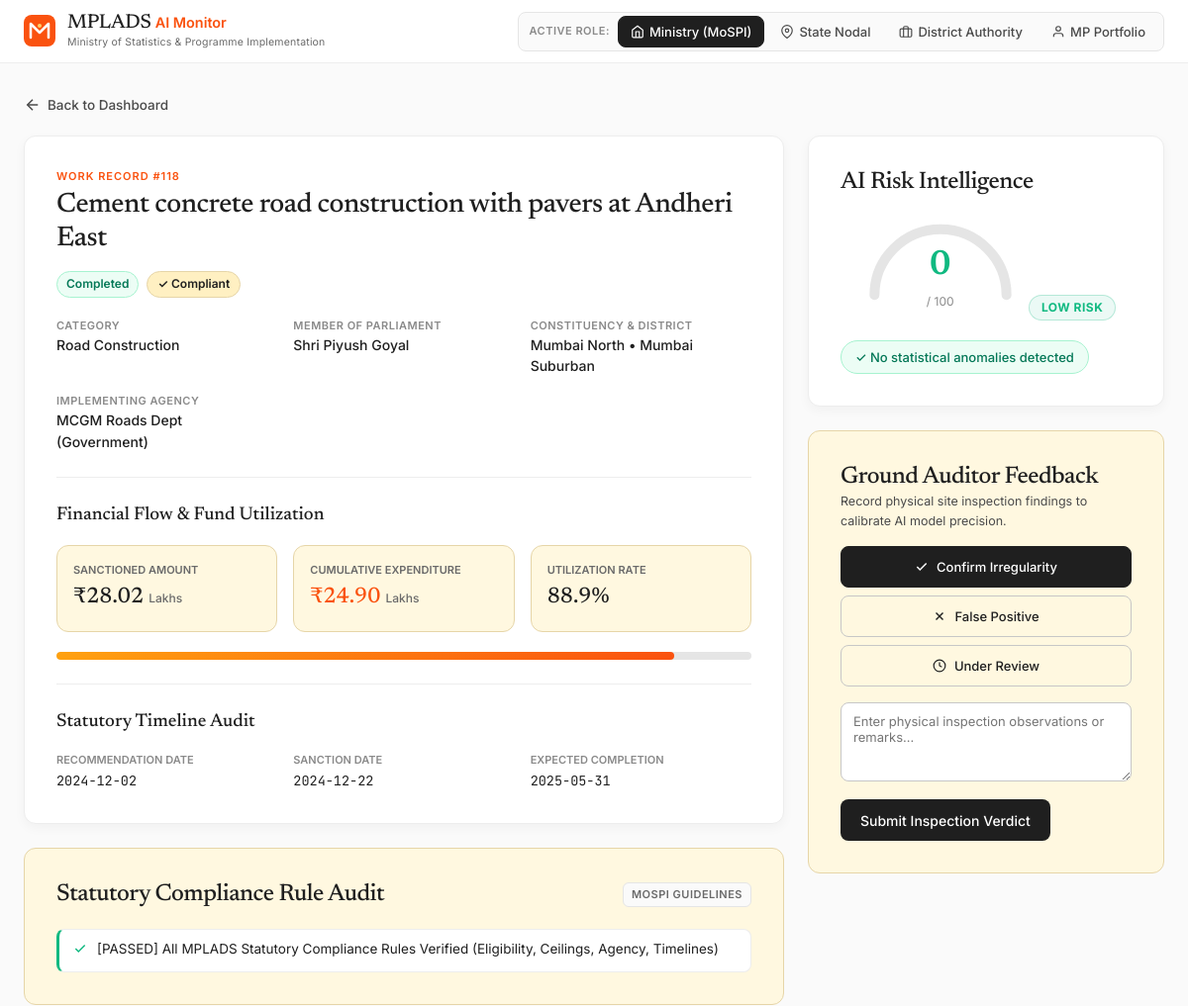
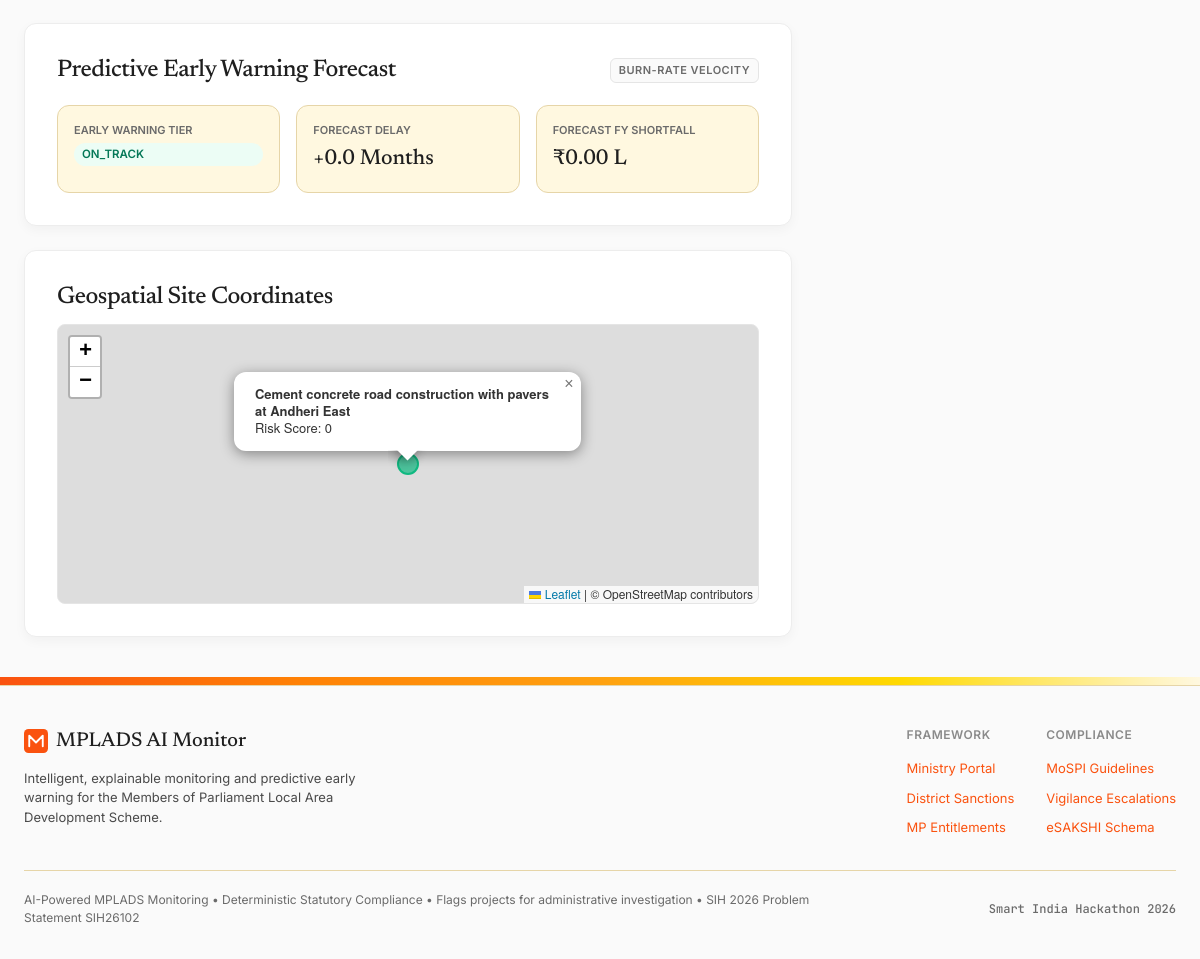
The page /project/118 on the database its author committed (2 pictures, top to bottom).
### tables this page shows
CREATE TABLE projects (
            id INTEGER PRIMARY KEY AUTOINCREMENT,
            project_name TEXT NOT NULL,
            category TEXT NOT NULL,
            mp_name TEXT NOT NULL,
            constituency TEXT NOT NULL,
            district TEXT DEFAULT 'Mumbai Suburban',
            state TEXT DEFAULT 'Maharashtra',
            sanctioned_amount REAL NOT NULL,
            expenditure REAL DEFAULT 0,
            utilization_pct REAL DEFAULT 0,
            status TEXT NOT NULL DEFAULT 'Not Started',
            recommendation_date TEXT,
            sanction_date TEXT,
            start_date TEXT,
            expected_completion TEXT,
            actual_completion TEXT,
            latitude REAL,
            longitude REAL,
            implementing_agency TEXT,
            agency_type TEXT DEFAULT 'Government',
            beneficiary_type TEXT DEFAULT 'Public Community',
            description TEXT,
            risk_score REAL DEFAULT 0,
            risk_reasons TEXT DEFAULT '[]',
            compliance_status TEXT DEFAULT 'PASSED',
            compliance_flags TEXT DEFAULT '[]',
            predicted_delay_months REAL DEFAULT 0.0,
            early_warning_level TEXT DEFAULT 'ON_TRACK',
            projected_shortfall REAL DEFAULT 0.0,
            duplicate_flag TEXT DEFAULT '[]',
            alert_assigned_to TEXT DEFAULT 'DPO',
            alert_status TEXT DEFAULT 'NEW',
            created_at TEXT DEFAULT CURRENT_TIMESTAMP
        );

### app.py (the view)
@app.route('/project/<int:project_id>')
def project_detail(project_id):
    project = get_project(project_id)
    if project is None:
        return render_template('dashboard.html', stats=get_summary_stats(), kpis=get_kpis_and_audit_metrics(), error='Project not found'), 404
    for field in ['risk_reasons', 'compliance_flags', 'duplicate_flag']:
        if isinstance(project.get(field), str):
            try:
                project[field] = json.loads(project[field])
            except Exception:
                project[field] = []
    score = project.get('risk_score', 0)
    if score <= 30:
        project['risk_tier'] = 'Low Risk'
        project['risk_color'] = '#10b981'
    elif score <= 60:
        project['risk_tier'] = 'Medium Risk'
        project['risk_color'] = '#f59e0b'
    else:
        project['risk_tier'] = 'High Risk'
        project['risk_color'] = '#ef4444'
    role = request.args.get('role', 'ministry')
    return render_template('project_detail.html', project=project, current_role=role)

### templates/project_detail.html (shortened to what this page needs)
{% extends "base.html" %}
{% block content %}
<section class="detail-section">
    <a href="/" class="back-link" id="back-link">
        <svg width="18" height="18" viewBox="0 0 24 24" fill="none" stroke="currentColor" stroke-width="2" aria-hidden="true">
            <line x1="19" y1="12" x2="5" y2="12"/>
            <polyline points="12 19 5 12 12 5"/>
        </svg>
        <span>Back to Dashboard</span>
    </a>
    <div class="detail-grid">
        <div class="detail-left">
            <div class="card-base detail-info-panel">
                <div class="detail-header">
                    <div>
                        <span class="micro-eyebrow">Work Record #{{ project.id }}</span>
                        <h1 class="detail-title">{{ project.project_name }}</h1>
                    </div>
                    <div class="detail-status-badges">
                        <span class="status-badge status-{{ project.status|lower|replace(' ', '-') }}">{{ project.status }}</span>
                        {% if project.compliance_status == 'PASSED' %}
                        <span class="badge-cream comp-pass-badge">✓ Compliant</span>
                        {% elif project.compliance_status == 'WARNING' %}
                        <span class="badge-cream comp-warn-badge">⚠ Warning</span>
                        {% else %}
                        <span class="badge-orange comp-fail-badge">✕ Violation</span>
                        {% endif %}
                    </div>
                </div>
                <div class="detail-meta">
                    <div class="meta-item">
                        <span class="meta-label">Category</span>
                        <span class="meta-value">{{ project.category }}</span>
                    </div>
                    <div class="meta-item">
                        <span class="meta-label">Member of Parliament</span>
                        <span class="meta-value">{{ project.mp_name }}</span>
                    </div>
                    <div class="meta-item">
                        <span class="meta-label">Constituency &amp; District</span>
                        <span class="meta-value">{{ project.constituency }} &bull; {{ project.district }}</span>
                    </div>
                    <div class="meta-item">
                        <span class="meta-label">Implementing Agency</span>
                        <span class="meta-value">{{ project.implementing_agency or 'N/A' }} ({{ project.agency_type }})</span>
                    </div>
                </div>
                <hr class="detail-divider">
                <div class="detail-financials">
                    <h3 class="section-subheading">Financial Flow &amp; Fund Utilization</h3>
                    <div class="financial-grid">
                        <div class="financial-item card-cream">
                            <span class="financial-label">Sanctioned Amount</span>
                            <span class="financial-value financial-sanctioned">₹{{ "%.2f"|format(project.sanctioned_amount) }} <span class="fund-unit">Lakhs</span></span>
                        </div>
                        <div class="financial-item card-cream">
                            <span class="financial-label">Cumulative Expenditure</span>
                            <span class="financial-value financial-expenditure">₹{{ "%.2f"|format(project.expenditure) }} <span class="fund-unit">Lakhs</span></span>
                        </div>
                        <div class="financial-item card-cream">
                            <span class="financial-label">Utilization Rate</span>
                            <span class="financial-value">{{ project.utilization_pct }}%</span>
                        </div>
                    </div>
                    <div class="utilization-bar-container">
                        <div class="utilization-bar">
                            <div class="utilization-fill" style="width: {{ project.utilization_pct }}%"></div>
                        </div>
                    </div>
                </div>
                <hr class="detail-divider">
                <div class="detail-timeline">
                    <h3 class="section-subheading">Statutory Timeline Audit</h3>
                    <div class="timeline-grid">
                        <div class="timeline-item">
                            <span class="timeline-label">Recommendation Date</span>
                            <span class="timeline-value">{{ project.recommendation_date or project.start_date or 'N/A' }}</span>
                        </div>
                        <div class="timeline-item">
                            <span class="timeline-label">Sanction Date</span>
                            <span class="timeline-value">{{ project.sanction_date or 'N/A' }}</span>
                        </div>
                        <div class="timeline-item">
                            <span class="timeline-label">Expected Completion</span>
                            <span class="timeline-value">{{ project.expected_completion or 'N/A' }}</span>
                        </div>
                    </div>
                </div>
            </div>
            <div class="card-cream compliance-checklist-panel">
                <div class="panel-header-simple">
                    <h3 class="panel-heading">Statutory Compliance Rule Audit</h3>
                    <span class="panel-tag">MoSPI Guidelines</span>
                </div>
                <div class="compliance-flags-list">
                    {% for flag in project.compliance_flags %}
                    <div class="compliance-flag-item {% if 'VIOLATION' in flag %}comp-item-fail{% elif 'WARNING' in flag %}comp-item-warn{% else %}comp-item-pass{% endif %}">
                        <span class="flag-icon" aria-hidden="true">
                            {% if 'VIOLATION' in flag %}
                            <svg width="14" height="14" viewBox="0 0 24 24" fill="none" stroke="#FA520F" stroke-width="2.5"><line x1="18" y1="6" x2="6" y2="18"/><line x1="6" y1="6" x2="18" y2="18"/></svg>
                            {% elif 'WARNING' in flag %}
                            <svg width="14" height="14" viewBox="0 0 24 24" fill="none" stroke="#FFA110" stroke-width="2.5"><path d="M10.29 3.86L1.82 18a2 2 0 001.71 3h16.94a2 2 0 001.71-3L13.71 3.86a2 2 0 00-3.42 0z"/><line x1="12" y1="9" x2="12" y2="13"/><line x1="12" y1="17" x2="12.01" y2="17"/></svg>
                            {% else %}
                            <svg width="14" height="14" viewBox="0 0 24 24" fill="none" stroke="#10B981" stroke-width="2.5"><polyline points="20 6 9 17 4 12"/></svg>
                            {% endif %}
                        </span>
                        <span class="flag-text">{{ flag }}</span>
                    </div>
                    {% endfor %}
                </div>
            </div>
            <div class="card-base early-warning-panel">
                <div class="panel-header-simple">
                    <h3 class="panel-heading">Predictive Early Warning Forecast</h3>
                    <span class="panel-tag">Burn-Rate Velocity</span>
                </div>
                <div class="early-warning-grid">
                    <div class="card-cream ew-metric-card">
                        <span class="ew-label">Early Warning Tier</span>
                        <span class="ew-badge ew-{{ project.early_warning_level|lower }}">{{ project.early_warning_level }}</span>
                    </div>
                    <div class="card-cream ew-metric-card">
                        <span class="ew-label">Forecast Delay</span>
                        <span class="ew-value {% if project.predicted_delay_months > 2 %}text-orange{% endif %}">
                            +{{ project.predicted_delay_months }} Months
                        </span>
                    </div>
                    <div class="card-cream ew-metric-card">
                        <span class="ew-label">Forecast FY Shortfall</span>
                        <span class="ew-value">₹{{ "%.2f"|format(project.projected_shortfall) }} L</span>
                    </div>
                </div>
            </div>
            {% if project.latitude and project.longitude %}
            <div class="card-base detail-map-panel">
                <h3 class="panel-heading">Geospatial Site Coordinates</h3>
                <div id="detail-map" class="detail-map-container"
                     data-lat="{{ project.latitude }}"
                     data-lng="{{ project.longitude }}"
                     data-name="{{ project.project_name }}"></div>
            </div>
            {% endif %}
        </div>
        <div class="detail-right">
            <div class="card-base risk-assessment-panel">
                <h3 class="panel-heading">AI Risk Intelligence</h3>
                <div class="risk-gauge-container">
                    <div class="risk-gauge">
                        <svg viewBox="0 0 200 120" class="gauge-svg" aria-hidden="true">
                            <path d="M 20 100 A 80 80 0 0 1 180 100"
                                  fill="none"
                                  stroke="#E5E5E5"
                                  stroke-width="12"
                                  stroke-linecap="round"/>
                            <path d="M 20 100 A 80 80 0 0 1 180 100"
                                  fill="none"
                                  stroke="{{ project.risk_color }}"
                                  stroke-width="12"
                                  stroke-linecap="round"
                                  class="gauge-fill"
                                  id="gauge-fill"
                                  data-score="{{ project.risk_score }}"
                                  style="stroke-dasharray: 251; stroke-dashoffset: 251;"/>
                        </svg>
                        <div class="gauge-center">
                            <span class="gauge-score" style="color: {{ project.risk_color }}">{{ project.risk_score|int }}</span>
                            <span class="gauge-label">/ 100</span>
                        </div>
                    </div>
                    <div class="risk-tier-badge" style="background: {{ project.risk_color }}15; color: {{ project.risk_color }}; border: 1px solid {{ project.risk_color }}40;">
                        {{ project.risk_tier }}
                    </div>
                </div>
                {% if project.risk_reasons %}
                <div class="risk-reasons">
                    <h4 class="reasons-heading">Explainable Anomaly Signals</h4>
                    <ul class="reasons-list">
                        {% for reason in project.risk_reasons %}
                        <li class="reason-item">
                            <svg width="16" height="16" viewBox="0 0 24 24" fill="none" stroke="{{ project.risk_color }}" stroke-width="2" aria-hidden="true">
                                <circle cx="12" cy="12" r="10"/>
                                <line x1="12" y1="8" x2="12" y2="12"/>
                                <line x1="12" y1="16" x2="12.01" y2="16"/>
                            </svg>
                            <span>{{ reason }}</span>
                        </li>
                        {% endfor %}
                    </ul>
                </div>
                {% else %}
                <div class="risk-reasons-clean">
                    <div class="clean-badge">
                        <span>✓ No statistical anomalies detected</span>
                    </div>
                </div>
                {% endif %}
            </div>
            <div class="card-cream audit-feedback-panel" id="audit-feedback-card">
                <h3 class="panel-heading">Ground Auditor Feedback</h3>
                <p class="audit-card-sub">Record physical site inspection findings to calibrate AI model precision.</p>
                <div class="feedback-btn-group">
                    <button class="button-secondary btn-verdict btn-confirm" data-verdict="CONFIRMED">
                        <svg width="14" height="14" viewBox="0 0 24 24" fill="none" stroke="currentColor" stroke-width="2.5" aria-hidden="true"><polyline points="20 6 9 17 4 12"/></svg>
                        Confirm Irregularity
                    </button>
                    <button class="button-secondary btn-verdict btn-false-pos" data-verdict="FALSE_POSITIVE">
                        <svg width="14" height="14" viewBox="0 0 24 24" fill="none" stroke="currentColor" stroke-width="2.5" aria-hidden="true"><line x1="18" y1="6" x2="6" y2="18"/><line x1="6" y1="6" x2="18" y2="18"/></svg>
                        False Positive
                    </button>
                    <button class="button-secondary btn-verdict btn-review" data-verdict="UNDER_INVESTIGATION">
                        <svg width="14" height="14" viewBox="0 0 24 24" fill="none" stroke="currentColor" stroke-width="2" aria-hidden="true"><circle cx="12" cy="12" r="10"/><polyline points="12 6 12 12 16 14"/></svg>
                        Under Review
                    </button>
                </div>
                <div class="feedback-notes-wrapper">
                    <textarea id="auditor-notes" class="text-area" rows="3" placeholder="Enter physical inspection observations or remarks..."></textarea>
                    <button class="button-dark" id="btn-save-feedback" data-project-id="{{ project.id }}">
                        Submit Inspection Verdict
                    </button>
                </div>
            </div>
        </div>
    </div>
</section>
{% endblock %}

### rows shown on the page
projects: id "118", project_name "Cement concrete road construction with pavers at Andheri East", status "Completed", category "Road Construction", mp_name "Shri Piyush Goyal", constituency "Mumbai North", district "Mumbai Suburban", implementing_agency "MCGM Roads Dept", agency_type "Government", sanctioned_amount "28.02", expenditure "24.90", utilization_pct "88.9", recommendation_date "2024-12-02", sanction_date "2024-12-22", expected_completion "2025-05-31", early_warning_level "ON_TRACK", predicted_delay_months "0.0", projected_shortfall "0.00", risk_score "0"

### other values the page prints
{{ flag }} "[PASSED] All MPLADS Statutory Compliance Rules Verified (Eligibility, Ceilings, Agency, Timelines)"
{{ project.risk_tier }} "LOW RISK"
